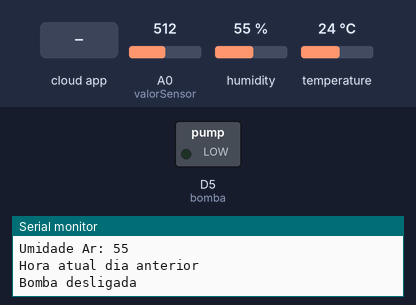
Bench run of a sketch on a simulated ESP8266 (NodeMCU). Shown: switched loads named in the sketch (green lamp = pin HIGH), the last lines printed to the serial monitor. The test bench sets the inputs (shaded band); at power-on: A0 (valorSensor) = 512, humidity 55 %, temperature 24 °C. WiFi joins after 1.5 s; servers stay silent unless stated; network time is answered at once with the bench clock; the local clock reads 2024-03-15 10:24:30 at power-on unless the sketch sets it; the Firebase database answers and starts empty.

Above: at 12.7 s.
12.8 s: the phone or cloud app sets acionamentoManual to 1
At 16.7 s:
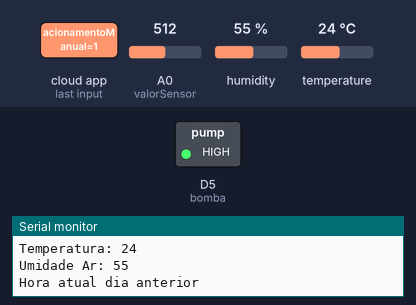
Timing chart, 0 to 22.6 s (numbered marks = the images above; inputs shaded):
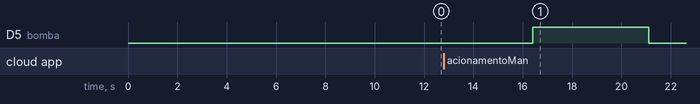

Measured:
- after the input at 12.8 s, D5 (bomba): LOW → HIGH after 3.6 s, → LOW 4.7 s later

The sketch:

code_esp.ino
```cpp
#include <FirebaseArduino.h>
#include <ThingSpeak.h>
#include <ESP8266WiFi.h>
#include <ESP.h>;
#include <DHT.h>
#include <Adafruit_Sensor.h>
#include <NTPClient.h>
#include <WiFiUdp.h>
#include <time.h>

/*
#define WIFI_SSID "brisa-395282"
#define WIFI_PASSWORD "kfxhp9mq"
#define WIFI_SSID "brisa-170778"
#define WIFI_PASSWORD "bekyfz8o"
*/
#define WIFI_SSID "MOB-ANDRE LUIS"
#define WIFI_PASSWORD "teuolho1010"

unsigned long myChannelNumber = 1854739;
const char * myWriteAPIKey = "U8BZA001GV3S4YAB";

#define FIREBASE_HOST "iot-tcc-01-default-rtdb.firebaseio.com"
#define FIREBASE_AUTH "3kwPCNtWRFLUuMzHt7fGD0NxXZqYOkDUy8Nxb36M"

int bomba = D5;
int valorSensor = A0;

DHT dht(D3, DHT11);

#define TEMPO_ENVIO 30000

unsigned long tempo;

//Ntp cliente
const long utcOffsetInSeconds = -10800;

WiFiUDP ntpUDP;
NTPClient timeClient(ntpUDP, "pool.ntp.org", utcOffsetInSeconds);

WiFiClient client;

void enviaDados(int StatusBotao, int umidadeSolo, int temperaturaAr, int umidadeAr);

void ligaBomba(int porta, int tempoMaximo);
void desligaBomba(int porta);

void acionamento(int acionamentoManual, int limite, int umidadeSolo, int tempoMaximo, int totalSegundos);

int converteHora(String dateTime);
int converteValorSensor(int sensor);

//Declarando as variaveis

int acionamentoManual = 0, acionamentoSensor = 0, estadoBomba = 0, limite = 0, tempoMaximo = 0, horaAtualCalculo = 0, horaDesligar = 0;
String horaAtual;

const int qtdLeituras = 10;
int leituraFeitas[qtdLeituras];
int mediaLeituras = 0, controle = 0;


void WDT_(unsigned long Duration){

  ESP.wdtDisable();
  unsigned long prevTime = millis();
  while (millis() - prevTime < Duration) {
    ESP.wdtEnable(1000);
  }

}

int converteValorSensor(int sensor){

  int UmidadePercentual;

  UmidadePercentual = 100 * (1 - ((float)(sensor - 485) / (765 - 485)));

  if(UmidadePercentual > 100){

    UmidadePercentual = 100;

  }
  else if(UmidadePercentual < 0){

    UmidadePercentual = 0;
  }

  return UmidadePercentual;

}

void setup() {

  Serial.begin(115200);

  pinMode(bomba, OUTPUT);
  pinMode(valorSensor, INPUT);

  tempo = 0;

  WiFi.begin(WIFI_SSID, WIFI_PASSWORD);

  Serial.print("Conectando");

  while (WiFi.status() != WL_CONNECTED) {

    Serial.print(".");

    delay(500);
  }

  Serial.println();
  Serial.print("Conectado: ");
  Serial.println(WiFi.localIP());

  ThingSpeak.begin(client);

  Firebase.begin(FIREBASE_HOST, FIREBASE_AUTH);

  dht.begin();
  timeClient.begin();

  WDT_(10000);
}

void loop(){

    int temperaturaAr = 0;
    int umidadeAr = 0;
    int umidadeSolo = 0;
    int sensorSolo = 0;

    acionamentoManual = Firebase.getInt("acionamentoManual");
    limite = Firebase.getInt("limite");
    tempoMaximo = Firebase.getInt("tempoMaximo");
    horaDesligar = Firebase.getInt("horaFimRega");

    Serial.print("Acionamento: ");
    Serial.println(String(acionamentoManual));

    timeClient.forceUpdate();

    horaAtual = timeClient.getFormattedTime();

    horaAtualCalculo = converteHora(horaAtual);

    Serial.print("Hora atual: ");
    Serial.println(String(horaAtualCalculo));

    umidadeSolo = analogRead(valorSensor);

    sensorSolo = converteValorSensor(umidadeSolo);
    temperaturaAr = dht.readTemperature();
    umidadeAr = dht.readHumidity();

    if((temperaturaAr > 80) || (umidadeAr > 100)){

      Serial.println("Falha na leitura do DHT");
      temperaturaAr = Firebase.getInt("temperaturaAr");
      umidadeAr = Firebase.getInt("umidadeAr");
    }

    Serial.print("Umidade Solo: ");
    Serial.println(String(sensorSolo));
    Serial.print("Temperatura: ");
    Serial.println(String(temperaturaAr));
    Serial.print("Umidade Ar: ");
    Serial.println(String(umidadeAr));

    acionamento(acionamentoManual, limite, sensorSolo, horaDesligar, horaAtualCalculo);

    leituraFeitas[controle] = sensorSolo;

    Firebase.setInt("umidadeSolo", sensorSolo);
    Firebase.setInt("temperaturaAr", temperaturaAr);
    Firebase.setInt("umidadeAr", umidadeAr);

    if(millis() - tempo > TEMPO_ENVIO){

      int somaLeituras = 0;

      for (int i = 0; i < qtdLeituras; i++){

        somaLeituras += leituraFeitas[i];
      }

      int soloEnvia = somaLeituras / qtdLeituras;

      enviaDados(estadoBomba, sensorSolo, temperaturaAr, umidadeAr);

      somaLeituras = 0;

    }

    controle += 1;

    delay(3000);
}
```

sensor_acionamento.ino
```cpp
int converteHora(String dateTime){

  int horaFinal;

  int hora = dateTime.substring(0, 2).toInt();
  int minutos = dateTime.substring(3, 5).toInt();
  int segundos = dateTime.substring(6, 8).toInt();

  horaFinal = hora * 3600 + minutos * 60 + segundos;

  return horaFinal;

}

void ligaBomba(int porta, int tempoMaximo){

  digitalWrite(porta, HIGH);

  int tempoInicial, tempoFinal;

  if(estadoBomba == 0){

    String dateTime = timeClient.getFormattedTime();

    tempoInicial = converteHora(dateTime);

    Firebase.setInt("horaInicioRega", tempoInicial);

    tempoFinal = tempoInicial + tempoMaximo;

    if(tempoFinal >= 86400){

      tempoFinal -= 86400;
    }

    Firebase.setInt("horaFimRega", tempoFinal);

    Serial.println("Ligando bomba");

  }

  else{
    Serial.println("Bomba ligada");
  }
}

void desligaBomba(int porta){

  digitalWrite(porta, LOW);

  if(estadoBomba == 1){

    Firebase.setInt("horaInicioRega", 0);
    Firebase.setInt("horaFimRega", 0);

    Serial.println("Desligando bomba");
  }

  else{

    Serial.println("Bomba desligada");
  }
}

void acionamento(int acionamentoManual, int limite, int umidadeSolo, int horaDesligar, int horaAtual){

  if(horaDesligar > 18000){

    if(horaAtual > horaDesligar && estadoBomba == 1){

      acionamentoManual = 0;
      Firebase.setInt("acionamentoManual", acionamentoManual);

    }

  }

  else{

    if(horaAtual > 18000){

      Serial.println("Hora atual dia anterior");
    }

    else{

      Serial.println("Hora atual é no mesmo dia");

      if(horaAtual > horaDesligar && estadoBomba == 1){

        acionamentoManual = 0;
        Firebase.setInt("acionamentoManual", acionamentoManual);
      }
    }

  }

  if(acionamentoManual == 1){

      ligaBomba(bomba, tempoMaximo);
      estadoBomba = 1;

  }else if(acionamentoManual == 0){

      desligaBomba(bomba);
      estadoBomba = 0;

  }else{

      if(umidadeSolo <= limite){

        ligaBomba(bomba, tempoMaximo);
        estadoBomba = 1;

      }else{

        desligaBomba(bomba);
        estadoBomba = 0;
      }
  }

    Firebase.setInt("estadoBomba", estadoBomba);
}
```

config_thinkspeak.ino
```cpp
void enviaDados(int estadoBomba, int umidadeSolo, int temperatura, int umidadeAr){

  ThingSpeak.setField(1, estadoBomba);
  ThingSpeak.setField(2, umidadeSolo);
  ThingSpeak.setField(4, temperatura);
  ThingSpeak.setField(3, umidadeAr);

  int envia = ThingSpeak.writeFields(myChannelNumber, myWriteAPIKey);

  if(envia == 200){

    Serial.println("Dados enviados com sucesso!");

  }
  else{

    Serial.print("Dados nao enviados. HTTP error code ");
    Serial.println(String(envia));
  }

  tempo = millis();
}
```
